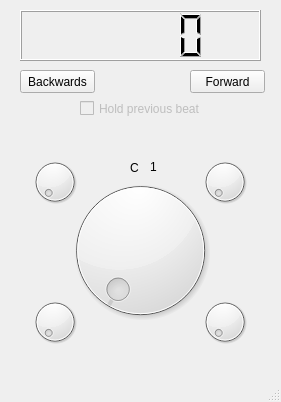
<?xml version="1.0" encoding="UTF-8"?>
<ui version="4.0">
 <class>Synthesiser</class>
 <widget class="QMainWindow" name="Synthesiser">
  <property name="geometry">
   <rect>
    <x>0</x>
    <y>0</y>
    <width>281</width>
    <height>402</height>
   </rect>
  </property>
  <property name="windowTitle">
   <string>MainWindow</string>
  </property>
  <widget class="QWidget" name="centralwidget">
   <widget class="QLCDNumber" name="lbBeat">
    <property name="geometry">
     <rect>
      <x>20</x>
      <y>10</y>
      <width>241</width>
      <height>51</height>
     </rect>
    </property>
   </widget>
   <widget class="QCheckBox" name="cbHold">
    <property name="enabled">
     <bool>false</bool>
    </property>
    <property name="geometry">
     <rect>
      <x>80</x>
      <y>100</y>
      <width>121</width>
      <height>17</height>
     </rect>
    </property>
    <property name="text">
     <string>Hold previous beat</string>
    </property>
   </widget>
   <widget class="QDial" name="dNote">
    <property name="geometry">
     <rect>
      <x>40</x>
      <y>170</y>
      <width>201</width>
      <height>161</height>
     </rect>
    </property>
    <property name="minimum">
     <number>1</number>
    </property>
    <property name="maximum">
     <number>68</number>
    </property>
   </widget>
   <widget class="QLabel" name="lbNote">
    <property name="geometry">
     <rect>
      <x>130</x>
      <y>160</y>
      <width>21</width>
      <height>16</height>
     </rect>
    </property>
    <property name="text">
     <string>C</string>
    </property>
   </widget>
   <widget class="QDial" name="dVolume">
    <property name="geometry">
     <rect>
      <x>30</x>
      <y>150</y>
      <width>50</width>
      <height>64</height>
     </rect>
    </property>
   </widget>
   <widget class="QDial" name="dAttack">
    <property name="geometry">
     <rect>
      <x>200</x>
      <y>150</y>
      <width>50</width>
      <height>64</height>
     </rect>
    </property>
   </widget>
   <widget class="QDial" name="dRelease">
    <property name="geometry">
     <rect>
      <x>200</x>
      <y>290</y>
      <width>50</width>
      <height>64</height>
     </rect>
    </property>
   </widget>
   <widget class="QDial" name="dSustain">
    <property name="geometry">
     <rect>
      <x>30</x>
      <y>290</y>
      <width>50</width>
      <height>64</height>
     </rect>
    </property>
   </widget>
   <widget class="QPushButton" name="blPrevious">
    <property name="geometry">
     <rect>
      <x>20</x>
      <y>70</y>
      <width>75</width>
      <height>23</height>
     </rect>
    </property>
    <property name="text">
     <string>Backwards</string>
    </property>
   </widget>
   <widget class="QPushButton" name="btNext">
    <property name="geometry">
     <rect>
      <x>190</x>
      <y>70</y>
      <width>75</width>
      <height>23</height>
     </rect>
    </property>
    <property name="text">
     <string>Forward</string>
    </property>
   </widget>
   <widget class="QLabel" name="lbOctave">
    <property name="geometry">
     <rect>
      <x>150</x>
      <y>160</y>
      <width>46</width>
      <height>13</height>
     </rect>
    </property>
    <property name="text">
     <string>1</string>
    </property>
   </widget>
  </widget>
  <widget class="QMenuBar" name="menubar">
   <property name="geometry">
    <rect>
     <x>0</x>
     <y>0</y>
     <width>281</width>
     <height>21</height>
    </rect>
   </property>
  </widget>
  <widget class="QStatusBar" name="statusbar"/>
 </widget>
 <resources/>
 <connections/>
</ui>
